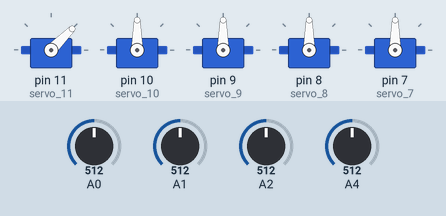
This sketch was run on a simulated Arduino Uno, built with avr-gcc and run on an emulated ATmega328P. On the bench: 5 × servo. Inputs (shaded band) come from the test bench; at power-on: A0 = 512, A1 = 512, A2 = 512, A4 = 512.

Above: at 2.6 s.
2.7 s: A0 set to 716
At 3.4 s:
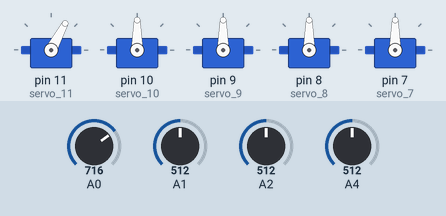
At 3.79 s:
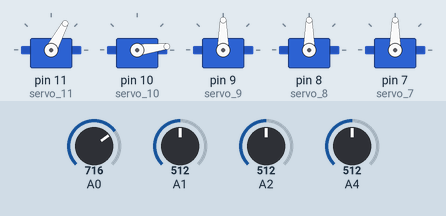
5.7 s: A1 set to 716
At 6.9 s:
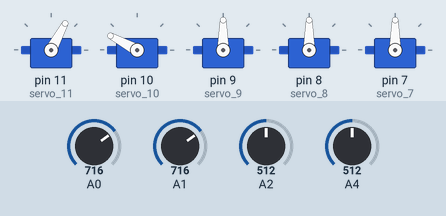
17.7 s: A0 set to 511
20.7 s: A1 set to 900
Timing chart, 0 to 28.4 s (numbered marks = the images above; inputs shaded):
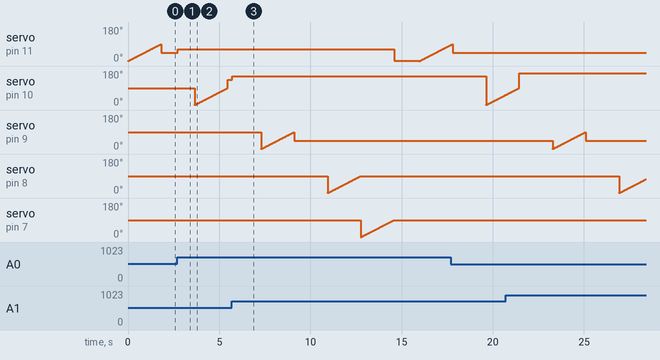

The sketch:

servo_control.ino
```cpp
// C++ code
//
#include <Servo.h>

int pos = 0;

int pos1 = 0;

int pos2 = 0;

int pos3 = 0;

int pos4 = 0;

Servo servo_11;

Servo servo_10;

Servo servo_9;

Servo servo_8;

Servo servo_7;

void setup()
{
  servo_11.attach(11, 500, 2500);

  pinMode(A0, INPUT);
  servo_10.attach(10, 500, 2500);

  pinMode(A1, INPUT);
  servo_9.attach(9, 500, 2500);

  pinMode(A2, INPUT);
  servo_8.attach(8, 500, 2500);

  pinMode(A3, INPUT);
  servo_7.attach(7, 500, 2500);

  pinMode(A4, INPUT);
}

void loop()
{
  pos = 0;
  for (pos = 0; pos <= 90; pos += 1) {
    servo_11.write(pos);
    delay(20); // Wait for 20 millisecond(s)
  }
  for (pos = 90; pos <= 179; pos += 1) {
    servo_11.write(map(analogRead(A0), 0, 1023, 0, 90));
    delay(20); // Wait for 20 millisecond(s)
  }
  pos1 = 0;
  for (pos1 = 0; pos1 <= 90; pos1 += 1) {
    servo_10.write(pos1);
    delay(20); // Wait for 20 millisecond(s)
  }
  for (pos1 = 90; pos1 <= 179; pos1 += 1) {
    servo_10.write(map(analogRead(A1), 0, 1023, 90, 179));
    delay(20); // Wait for 20 millisecond(s)
  }
  pos2 = 0;
  for (pos2 = 0; pos2 <= 90; pos2 += 1) {
    servo_9.write(pos2);
    delay(20); // Wait for 20 millisecond(s)
  }
  for (pos = 90; pos <= 179; pos += 1) {
    servo_9.write(map(analogRead(A2), 0, 1023, 0, 90));
    delay(20); // Wait for 20 millisecond(s)
  }
  pos3 = 0;
  for (pos3 = 0; pos3 <= 90; pos3 += 1) {
    servo_8.write(pos3);
    delay(20); // Wait for 20 millisecond(s)
  }
  for (pos3 = 90; pos3 <= 0; pos3 += 1) {
    servo_8.write(map(analogRead(A3), 0, 1023, 0, 180));
    delay(20); // Wait for 20 millisecond(s)
  }
  pos4 = 0;
  for (pos4 = 0; pos4 <= 90; pos4 += 1) {
    servo_7.write(pos4);
    delay(20); // Wait for 20 millisecond(s)
  }
  for (pos = 90; pos >= 0; pos -= 1) {
    servo_11.write(analogRead(A4));
    delay(15); // Wait for 15 millisecond(s)
  }
}
```

Measured:
- after the input at 2.7 s, servo on pin 11 (servo_11): 45° → 62° at once
- after the input at 5.7 s, servo on pin 10 (servo_10): 134° → 152° at once
- by itself, servo on pin 11 (servo_11): rises from 0° to 90° in 1.8 s, then falls to 45° in 0.02 s
